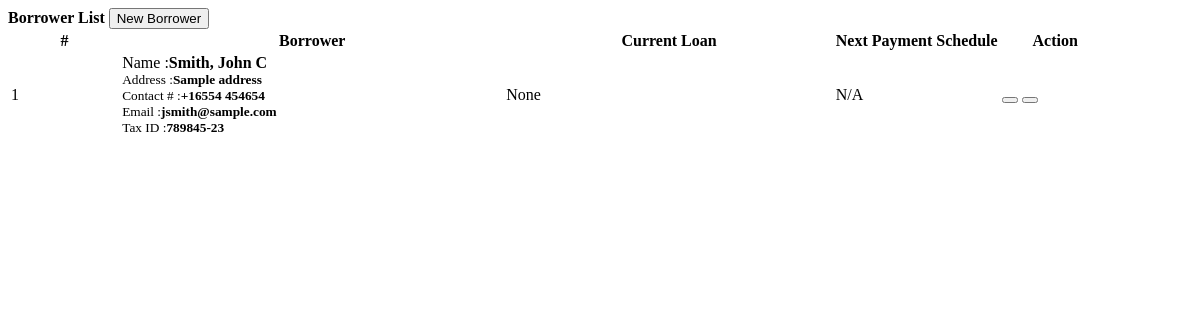
Page /borrowers.php on the earlier database version.
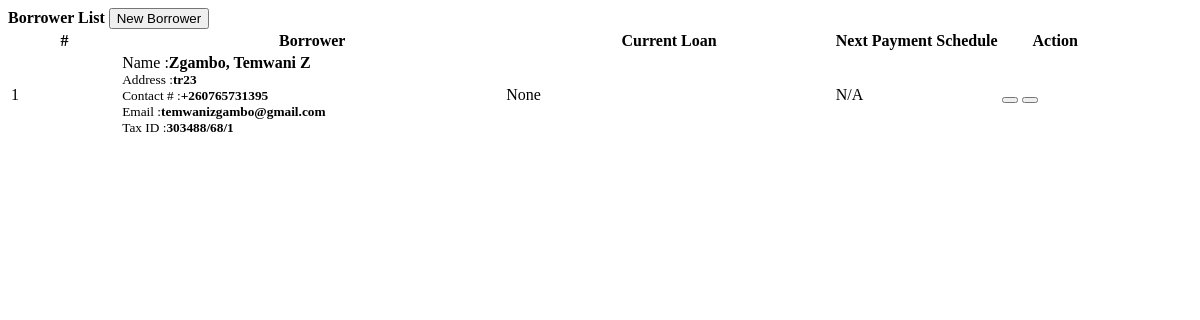
Same page on the later database version.
### tables this page shows
CREATE TABLE `borrowers` (
  `id` int(30) NOT NULL,
  `firstname` varchar(100) NOT NULL,
  `middlename` varchar(100) NOT NULL,
  `lastname` varchar(100) NOT NULL,
  `contact_no` varchar(30) NOT NULL,
  `address` text NOT NULL,
  `email` varchar(50) NOT NULL,
  `tax_id` varchar(50) NOT NULL,
  `username` varchar(100) DEFAULT NULL,
  `password` varchar(255) DEFAULT NULL,
  `status` tinyint(1) DEFAULT 1 COMMENT '0=inactive, 1=active',
  `email_verified` tinyint(1) DEFAULT 0,
  `date_created` int(11) NOT NULL,
  `last_updated` datetime DEFAULT NULL,
  `updated_by` int(30) DEFAULT NULL COMMENT 'User or self',
  `profile_complete` tinyint(1) DEFAULT 0 COMMENT '0=incomplete, 1=complete',
  `guarantor_name` varchar(255) DEFAULT NULL COMMENT 'Name of guarantor',
  `guarantor_contact` varchar(100) DEFAULT NULL COMMENT 'Guarantor contact number',
  `guarantor_address` text DEFAULT NULL COMMENT 'Guarantor address'
);

### borrowers.php (the view, shortened to what this page needs)
<?php include 'db_connect.php' ?>
<div class="container-fluid">
	<div class="col-lg-12">
		<div class="card">
			<div class="card-header">
				<large class="card-title">
					<b>Borrower List</b>
				</large>
				<button class="btn btn-primary btn-block col-md-2 float-right" type="button" id="new_borrower"><i class="fa fa-plus"></i> New Borrower</button>
			</div>
			<div class="card-body">
				<table class="table table-bordered" id="borrower-list">
					<colgroup>
						<col width="10%">
						<col width="35%">
						<col width="30%">
						<col width="15%">
						<col width="10%">
					</colgroup>
					<thead>
						<tr>
							<th class="text-center">#</th>
							<th class="text-center">Borrower</th>
							<th class="text-center">Current Loan</th>
							<th class="text-center">Next Payment Schedule</th>
							<th class="text-center">Action</th>
						</tr>
					</thead>
					<tbody>
						<?php
						$i = 1;
							$qry = $conn->query("SELECT * FROM borrowers order by id desc");
							while($row = $qry->fetch_assoc()):
						 ?>
						 <tr>
						 	<td class="text-center"><?php echo $i++ ?></td>
						 	<td>
						 		<p>Name :<b><?php echo ucwords($row['lastname'].", ".$row['firstname'].' '.$row['middlename']) ?></b></p>
						 		<p><small>Address :<b><?php echo $row['address'] ?></small></b></p>
						 		<p><small>Contact # :<b><?php echo $row['contact_no'] ?></small></b></p>
						 		<p><small>Email :<b><?php echo $row['email'] ?></small></b></p>
						 		<p><small>Tax ID :<b><?php echo $row['tax_id'] ?></small></b></p>
						 	</td>
						 	<td class="">None</td>
						 	<td class="">N/A</td>
						 	<td class="text-center">
						 			<button class="btn btn-outline-primary btn-sm edit_borrower" type="button" data-id="<?php echo $row['id'] ?>"><i class="fa fa-edit"></i></button>
						 			<button class="btn btn-outline-danger btn-sm delete_borrower" type="button" data-id="<?php echo $row['id'] ?>"><i class="fa fa-trash"></i></button>
						 	</td>
						 </tr>
						<?php endwhile; ?>
					</tbody>
				</table>
			</div>
		</div>
	</div>
</div>

Differences in the rows shown:
removed borrowers: lastname+firstname+middlename "Smith, John C", address "Sample address", contact_no "+16554 454654", email "jsmith@sample.com", tax "789845-23"
added borrowers: lastname+firstname+middlename "Zgambo, Temwani Z", address "tr23", contact_no "+260765731395", email "temwanizgambo@gmail.com", tax "303488/68/1"
